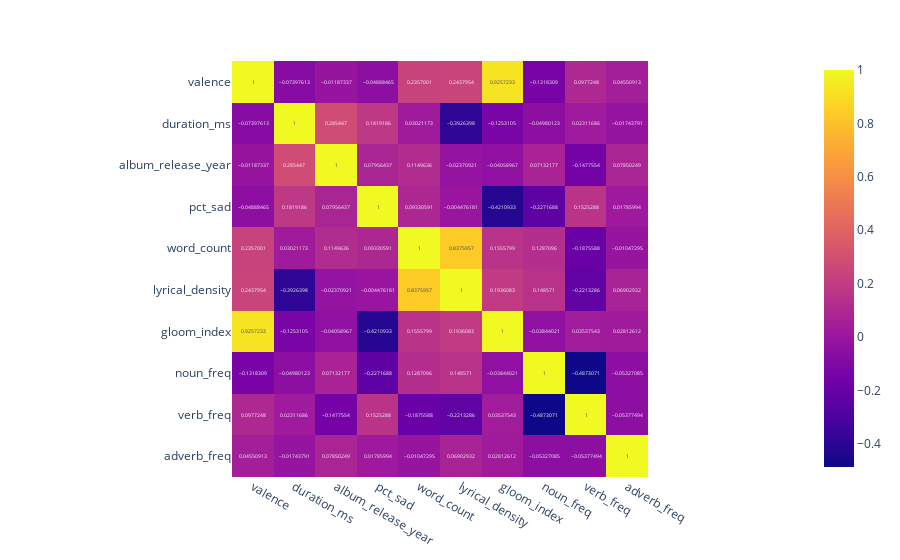

Here is the notebook cell this chart was saved with:
### Code cell
c = df_w_tokens.select_dtypes(include=['float64', 'int64']).corr()
px.imshow(c, text_auto=True)

### Figure 1 — Plotly figure (JSON) as saved in the notebook; plotly's stock layout.template omitted (floating-point values rounded to 4 significant figures)
{"data": [{"coloraxis": "coloraxis", "hovertemplate": "x: %{x}<br>y: %{y}<br>color: %{z}<extra></extra>", "name": "0", "texttemplate": "%{z}", "type": "heatmap", "x": ["valence", "duration_ms", "album_release_year", "pct_sad", "word_count", "lyrical_density", "gloom_index", "noun_freq", "verb_freq", "adverb_freq"], "xaxis": "x", "y": ["valence", "duration_ms", "album_release_year", "pct_sad", "word_count", "lyrical_density", "gloom_index", "noun_freq", "verb_freq", "adverb_freq"], "yaxis": "y", "z": [[1, -0.07398, -0.01187, -0.04888, 0.2357, 0.2438, 0.9257, -0.1318, 0.09772, 0.04551], [-0.07398, 1, 0.2854, 0.1819, 0.03021, -0.3926, -0.1253, -0.0498, 0.02312, -0.01744], [-0.01187, 0.2854, 1, 0.07956, 0.115, -0.02371, -0.04059, 0.07132, -0.1478, 0.0785], [-0.04888, 0.1819, 0.07956, 1, 0.09331, -0.004476, -0.4211, -0.2272, 0.1525, 0.01786], [0.2357, 0.03021, 0.115, 0.09331, 1, 0.8376, 0.1556, 0.1287, -0.1876, -0.01047], [0.2438, -0.3926, -0.02371, -0.004476, 0.8376, 1, 0.1936, 0.1486, -0.2213, 0.06903], [0.9257, -0.1253, -0.04059, -0.4211, 0.1556, 0.1936, 1, -0.03844, 0.03538, 0.02813], [-0.1318, -0.0498, 0.07132, -0.2272, 0.1287, 0.1486, -0.03844, 1, -0.4873, -0.05327], [0.09772, 0.02312, -0.1478, 0.1525, -0.1876, -0.2213, 0.03538, -0.4873, 1, -0.05377], [0.04551, -0.01744, 0.0785, 0.01786, -0.01047, 0.06903, 0.02813, -0.05327, -0.05377, 1]]}], "layout": {"coloraxis": {"colorscale": [[0, "#0d0887"], [0.1111, "#46039f"], [0.2222, "#7201a8"], [0.3333, "#9c179e"], [0.4444, "#bd3786"], [0.5556, "#d8576b"], [0.6667, "#ed7953"], [0.7778, "#fb9f3a"], [0.8889, "#fdca26"], [1, "#f0f921"]]}, "margin": {"t": 60}, "xaxis": {"anchor": "y", "constrain": "domain", "domain": [0, 1], "scaleanchor": "y"}, "yaxis": {"anchor": "x", "autorange": "reversed", "constrain": "domain", "domain": [0, 1]}}}
